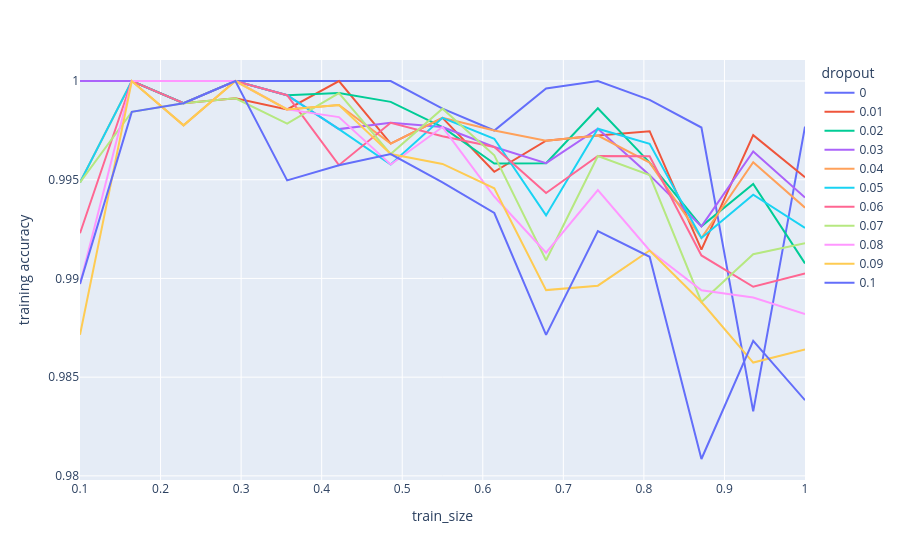
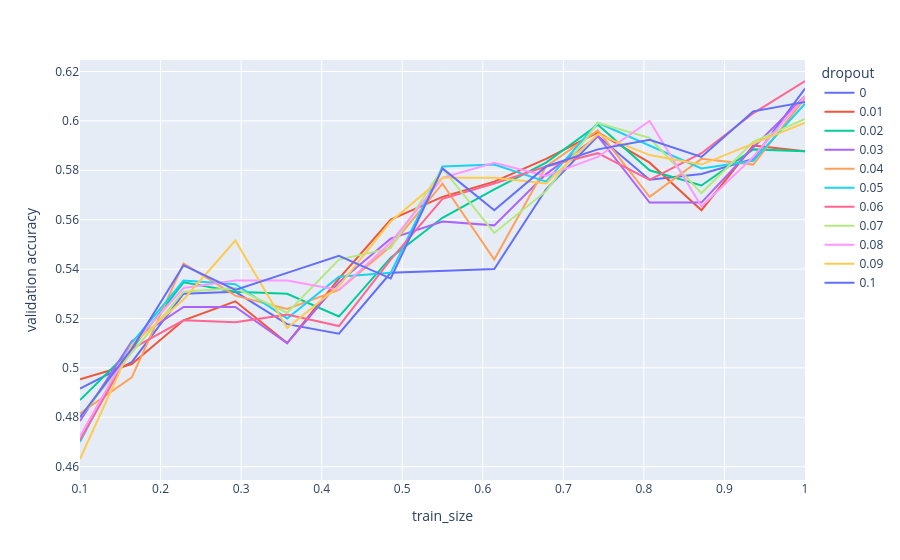

These figures' notebook cell, in order:
### Code cell
train_and_plot_learning_curves(
    [
        NN(hidden_layer_sizes=(128, 128), lr=0.0009, dropout=0),
        NN(hidden_layer_sizes=(128, 128), lr=0.0009, dropout=0.01),
        NN(hidden_layer_sizes=(128, 128), lr=0.0009, dropout=0.02),
        NN(hidden_layer_sizes=(128, 128), lr=0.0009, dropout=0.03),
        NN(hidden_layer_sizes=(128, 128), lr=0.0009, dropout=0.04),
        NN(hidden_layer_sizes=(128, 128), lr=0.0009, dropout=0.05),
        NN(hidden_layer_sizes=(128, 128), lr=0.0009, dropout=0.06),
        NN(hidden_layer_sizes=(128, 128), lr=0.0009, dropout=0.07),
        NN(hidden_layer_sizes=(128, 128), lr=0.0009, dropout=0.08),
        NN(hidden_layer_sizes=(128, 128), lr=0.0009, dropout=0.09),
        NN(hidden_layer_sizes=(128, 128), lr=0.0009, dropout=0.1),
    ],
    wine_X_tr,
    wine_y_tr,
    wine_X_val,
    wine_y_val,
    seed,
    "dropout"
)

### Figure 1 — Plotly figure (JSON) as saved in the notebook; plotly's stock layout.template omitted (floating-point values rounded to 4 significant figures)
{"data": [{"hovertemplate": "dropout=0<br>train_size=%{x}<br>training accuracy=%{y}<extra></extra>", "legendgroup": "0", "line": {"color": "#636efa", "dash": "solid"}, "marker": {"symbol": "circle"}, "mode": "lines", "name": "0", "orientation": "v", "showlegend": true, "type": "scatter", "x": [0.1, 0.1643, 0.2286, 0.2929, 0.3571, 0.4214, 0.4857, 0.55, 0.6143, 0.6786, 0.7429, 0.8071, 0.8714, 0.9357, 1.0], "xaxis": "x", "y": [1.0, 1.0, 1.0, 1.0, 1.0, 1.0, 1.0, 0.9986, 0.9975, 0.9996, 1.0, 0.999, 0.9976, 0.9833, 0.9977], "yaxis": "y"}, {"hovertemplate": "dropout=0.01<br>train_size=%{x}<br>training accuracy=%{y}<extra></extra>", "legendgroup": "0.01", "line": {"color": "#EF553B", "dash": "solid"}, "marker": {"symbol": "circle"}, "mode": "lines", "name": "0.01", "orientation": "v", "showlegend": true, "type": "scatter", "x": [0.1, 0.1643, 0.2286, 0.2929, 0.3571, 0.4214, 0.4857, 0.55, 0.6143, 0.6786, 0.7429, 0.8071, 0.8714, 0.9357, 1.0], "xaxis": "x", "y": [1.0, 1.0, 0.9989, 0.9991, 0.9986, 1.0, 0.9968, 0.9981, 0.9954, 0.997, 0.9972, 0.9975, 0.9915, 0.9973, 0.9951], "yaxis": "y"}, {"hovertemplate": "dropout=0.02<br>train_size=%{x}<br>training accuracy=%{y}<extra></extra>", "legendgroup": "0.02", "line": {"color": "#00cc96", "dash": "solid"}, "marker": {"symbol": "circle"}, "mode": "lines", "name": "0.02", "orientation": "v", "showlegend": true, "type": "scatter", "x": [0.1, 0.1643, 0.2286, 0.2929, 0.3571, 0.4214, 0.4857, 0.55, 0.6143, 0.6786, 0.7429, 0.8071, 0.8714, 0.9357, 1.0], "xaxis": "x", "y": [1.0, 1.0, 0.9989, 1.0, 0.9993, 0.9994, 0.9989, 0.9977, 0.9958, 0.9958, 0.9986, 0.9959, 0.9926, 0.9948, 0.9908], "yaxis": "y"}, {"hovertemplate": "dropout=0.03<br>train_size=%{x}<br>training accuracy=%{y}<extra></extra>", "legendgroup": "0.03", "line": {"color": "#ab63fa", "dash": "solid"}, "marker": {"symbol": "circle"}, "mode": "lines", "name": "0.03", "orientation": "v", "showlegend": true, "type": "scatter", "x": [0.1, 0.1643, 0.2286, 0.2929, 0.3571, 0.4214, 0.4857, 0.55, 0.6143, 0.6786, 0.7429, 0.8071, 0.8714, 0.9357, 1.0], "xaxis": "x", "y": [1.0, 1.0, 1.0, 1.0, 0.9993, 0.9976, 0.9979, 0.9977, 0.9967, 0.9958, 0.9976, 0.9952, 0.9926, 0.9964, 0.9941], "yaxis": "y"}, {"hovertemplate": "dropout=0.04<br>train_size=%{x}<br>training accuracy=%{y}<extra></extra>", "legendgroup": "0.04", "line": {"color": "#FFA15A", "dash": "solid"}, "marker": {"symbol": "circle"}, "mode": "lines", "name": "0.04", "orientation": "v", "showlegend": true, "type": "scatter", "x": [0.1, 0.1643, 0.2286, 0.2929, 0.3571, 0.4214, 0.4857, 0.55, 0.6143, 0.6786, 0.7429, 0.8071, 0.8714, 0.9357, 1.0], "xaxis": "x", "y": [0.9949, 1.0, 0.9978, 1.0, 0.9986, 0.9988, 0.9968, 0.9981, 0.9975, 0.997, 0.9972, 0.9959, 0.992, 0.9959, 0.9936], "yaxis": "y"}, {"hovertemplate": "dropout=0.05<br>train_size=%{x}<br>training accuracy=%{y}<extra></extra>", "legendgroup": "0.05", "line": {"color": "#19d3f3", "dash": "solid"}, "marker": {"symbol": "circle"}, "mode": "lines", "name": "0.05", "orientation": "v", "showlegend": true, "type": "scatter", "x": [0.1, 0.1643, 0.2286, 0.2929, 0.3571, 0.4214, 0.4857, 0.55, 0.6143, 0.6786, 0.7429, 0.8071, 0.8714, 0.9357, 1.0], "xaxis": "x", "y": [0.9949, 1.0, 0.9989, 1.0, 0.9993, 0.9976, 0.9958, 0.9981, 0.9971, 0.9932, 0.9976, 0.9968, 0.992, 0.9942, 0.9926], "yaxis": "y"}, {"hovertemplate": "dropout=0.06<br>train_size=%{x}<br>training accuracy=%{y}<extra></extra>", "legendgroup": "0.06", "line": {"color": "#FF6692", "dash": "solid"}, "marker": {"symbol": "circle"}, "mode": "lines", "name": "0.06", "orientation": "v", "showlegend": true, "type": "scatter", "x": [0.1, 0.1643, 0.2286, 0.2929, 0.3571, 0.4214, 0.4857, 0.55, 0.6143, 0.6786, 0.7429, 0.8071, 0.8714, 0.9357, 1.0], "xaxis": "x", "y": [0.9923, 1.0, 0.9989, 1.0, 0.9993, 0.9957, 0.9979, 0.9972, 0.9967, 0.9943, 0.9962, 0.9962, 0.9912, 0.9896, 0.9902], "yaxis": "y"}, {"hovertemplate": "dropout=0.07<br>train_size=%{x}<br>training accuracy=%{y}<extra></extra>", "legendgroup": "0.07", "line": {"color": "#B6E880", "dash": "solid"}, "marker": {"symbol": "circle"}, "mode": "lines", "name": "0.07", "orientation": "v", "showlegend": true, "type": "scatter", "x": [0.1, 0.1643, 0.2286, 0.2929, 0.3571, 0.4214, 0.4857, 0.55, 0.6143, 0.6786, 0.7429, 0.8071, 0.8714, 0.9357, 1.0], "xaxis": "x", "y": [0.9949, 0.9984, 0.9989, 0.9991, 0.9978, 0.9994, 0.9963, 0.9986, 0.9962, 0.9909, 0.9962, 0.9952, 0.9888, 0.9912, 0.9918], "yaxis": "y"}, {"hovertemplate": "dropout=0.08<br>train_size=%{x}<br>training accuracy=%{y}<extra></extra>", "legendgroup": "0.08", "line": {"color": "#FF97FF", "dash": "solid"}, "marker": {"symbol": "circle"}, "mode": "lines", "name": "0.08", "orientation": "v", "showlegend": true, "type": "scatter", "x": [0.1, 0.1643, 0.2286, 0.2929, 0.3571, 0.4214, 0.4857, 0.55, 0.6143, 0.6786, 0.7429, 0.8071, 0.8714, 0.9357, 1.0], "xaxis": "x", "y": [0.9897, 1.0, 1.0, 1.0, 0.9986, 0.9982, 0.9958, 0.9977, 0.9941, 0.9913, 0.9945, 0.9914, 0.9894, 0.989, 0.9882], "yaxis": "y"}, {"hovertemplate": "dropout=0.09<br>train_size=%{x}<br>training accuracy=%{y}<extra></extra>", "legendgroup": "0.09", "line": {"color": "#FECB52", "dash": "solid"}, "marker": {"symbol": "circle"}, "mode": "lines", "name": "0.09", "orientation": "v", "showlegend": true, "type": "scatter", "x": [0.1, 0.1643, 0.2286, 0.2929, 0.3571, 0.4214, 0.4857, 0.55, 0.6143, 0.6786, 0.7429, 0.8071, 0.8714, 0.9357, 1.0], "xaxis": "x", "y": [0.9871, 1.0, 0.9978, 1.0, 0.9986, 0.9988, 0.9963, 0.9958, 0.9946, 0.9894, 0.9896, 0.9914, 0.9888, 0.9857, 0.9864], "yaxis": "y"}, {"hovertemplate": "dropout=0.1<br>train_size=%{x}<br>training accuracy=%{y}<extra></extra>", "legendgroup": "0.1", "line": {"color": "#636efa", "dash": "solid"}, "marker": {"symbol": "circle"}, "mode": "lines", "name": "0.1", "orientation": "v", "showlegend": true, "type": "scatter", "x": [0.1, 0.1643, 0.2286, 0.2929, 0.3571, 0.4214, 0.4857, 0.55, 0.6143, 0.6786, 0.7429, 0.8071, 0.8714, 0.9357, 1.0], "xaxis": "x", "y": [0.9897, 0.9984, 0.9989, 1.0, 0.995, 0.9957, 0.9963, 0.9949, 0.9933, 0.9871, 0.9924, 0.9911, 0.9809, 0.9868, 0.9838], "yaxis": "y"}], "layout": {"legend": {"title": {"text": "dropout"}, "tracegroupgap": 0}, "margin": {"t": 60}, "xaxis": {"anchor": "y", "domain": [0, 1], "title": {"text": "train_size"}}, "yaxis": {"anchor": "x", "domain": [0, 1], "title": {"text": "training accuracy"}}}}

### Figure 2 — Plotly figure (JSON) as saved in the notebook; plotly's stock layout.template omitted (floating-point values rounded to 4 significant figures)
{"data": [{"hovertemplate": "dropout=0<br>train_size=%{x}<br>validation accuracy=%{y}<extra></extra>", "legendgroup": "0", "line": {"color": "#636efa", "dash": "solid"}, "marker": {"symbol": "circle"}, "mode": "lines", "name": "0", "orientation": "v", "showlegend": true, "type": "scatter", "x": [0.1, 0.1643, 0.2286, 0.2929, 0.3571, 0.4214, 0.4857, 0.55, 0.6143, 0.6786, 0.7429, 0.8071, 0.8714, 0.9357, 1.0], "xaxis": "x", "y": [0.4915, 0.5023, 0.53, 0.5308, 0.5177, 0.5138, 0.5385, 0.5392, 0.54, 0.5723, 0.5938, 0.5762, 0.5785, 0.5846, 0.6131], "yaxis": "y"}, {"hovertemplate": "dropout=0.01<br>train_size=%{x}<br>validation accuracy=%{y}<extra></extra>", "legendgroup": "0.01", "line": {"color": "#EF553B", "dash": "solid"}, "marker": {"symbol": "circle"}, "mode": "lines", "name": "0.01", "orientation": "v", "showlegend": true, "type": "scatter", "x": [0.1, 0.1643, 0.2286, 0.2929, 0.3571, 0.4214, 0.4857, 0.55, 0.6143, 0.6786, 0.7429, 0.8071, 0.8714, 0.9357, 1.0], "xaxis": "x", "y": [0.4954, 0.5015, 0.5192, 0.5269, 0.51, 0.5362, 0.56, 0.5692, 0.5754, 0.5846, 0.5954, 0.5831, 0.5638, 0.59, 0.5877], "yaxis": "y"}, {"hovertemplate": "dropout=0.02<br>train_size=%{x}<br>validation accuracy=%{y}<extra></extra>", "legendgroup": "0.02", "line": {"color": "#00cc96", "dash": "solid"}, "marker": {"symbol": "circle"}, "mode": "lines", "name": "0.02", "orientation": "v", "showlegend": true, "type": "scatter", "x": [0.1, 0.1643, 0.2286, 0.2929, 0.3571, 0.4214, 0.4857, 0.55, 0.6143, 0.6786, 0.7429, 0.8071, 0.8714, 0.9357, 1.0], "xaxis": "x", "y": [0.4869, 0.5077, 0.5346, 0.5308, 0.53, 0.5208, 0.5446, 0.5608, 0.5723, 0.5831, 0.5985, 0.58, 0.5738, 0.5885, 0.5877], "yaxis": "y"}, {"hovertemplate": "dropout=0.03<br>train_size=%{x}<br>validation accuracy=%{y}<extra></extra>", "legendgroup": "0.03", "line": {"color": "#ab63fa", "dash": "solid"}, "marker": {"symbol": "circle"}, "mode": "lines", "name": "0.03", "orientation": "v", "showlegend": true, "type": "scatter", "x": [0.1, 0.1643, 0.2286, 0.2929, 0.3571, 0.4214, 0.4857, 0.55, 0.6143, 0.6786, 0.7429, 0.8071, 0.8714, 0.9357, 1.0], "xaxis": "x", "y": [0.4785, 0.5108, 0.5246, 0.5246, 0.51, 0.5346, 0.5523, 0.5592, 0.5577, 0.5785, 0.5938, 0.5669, 0.5669, 0.5892, 0.61], "yaxis": "y"}, {"hovertemplate": "dropout=0.04<br>train_size=%{x}<br>validation accuracy=%{y}<extra></extra>", "legendgroup": "0.04", "line": {"color": "#FFA15A", "dash": "solid"}, "marker": {"symbol": "circle"}, "mode": "lines", "name": "0.04", "orientation": "v", "showlegend": true, "type": "scatter", "x": [0.1, 0.1643, 0.2286, 0.2929, 0.3571, 0.4214, 0.4857, 0.55, 0.6143, 0.6786, 0.7429, 0.8071, 0.8714, 0.9357, 1.0], "xaxis": "x", "y": [0.4815, 0.4962, 0.5423, 0.5292, 0.5238, 0.5315, 0.5492, 0.5746, 0.5438, 0.5815, 0.5962, 0.5692, 0.5846, 0.5823, 0.6092], "yaxis": "y"}, {"hovertemplate": "dropout=0.05<br>train_size=%{x}<br>validation accuracy=%{y}<extra></extra>", "legendgroup": "0.05", "line": {"color": "#19d3f3", "dash": "solid"}, "marker": {"symbol": "circle"}, "mode": "lines", "name": "0.05", "orientation": "v", "showlegend": true, "type": "scatter", "x": [0.1, 0.1643, 0.2286, 0.2929, 0.3571, 0.4214, 0.4857, 0.55, 0.6143, 0.6786, 0.7429, 0.8071, 0.8714, 0.9357, 1.0], "xaxis": "x", "y": [0.47, 0.51, 0.5354, 0.5338, 0.52, 0.5369, 0.5385, 0.5815, 0.5823, 0.5754, 0.5992, 0.59, 0.5808, 0.5838, 0.6069], "yaxis": "y"}, {"hovertemplate": "dropout=0.06<br>train_size=%{x}<br>validation accuracy=%{y}<extra></extra>", "legendgroup": "0.06", "line": {"color": "#FF6692", "dash": "solid"}, "marker": {"symbol": "circle"}, "mode": "lines", "name": "0.06", "orientation": "v", "showlegend": true, "type": "scatter", "x": [0.1, 0.1643, 0.2286, 0.2929, 0.3571, 0.4214, 0.4857, 0.55, 0.6143, 0.6786, 0.7429, 0.8071, 0.8714, 0.9357, 1.0], "xaxis": "x", "y": [0.4708, 0.5077, 0.5192, 0.5185, 0.5215, 0.5169, 0.5438, 0.5685, 0.5746, 0.5815, 0.5869, 0.5762, 0.5869, 0.6031, 0.6162], "yaxis": "y"}, {"hovertemplate": "dropout=0.07<br>train_size=%{x}<br>validation accuracy=%{y}<extra></extra>", "legendgroup": "0.07", "line": {"color": "#B6E880", "dash": "solid"}, "marker": {"symbol": "circle"}, "mode": "lines", "name": "0.07", "orientation": "v", "showlegend": true, "type": "scatter", "x": [0.1, 0.1643, 0.2286, 0.2929, 0.3571, 0.4214, 0.4857, 0.55, 0.6143, 0.6786, 0.7429, 0.8071, 0.8714, 0.9357, 1.0], "xaxis": "x", "y": [0.48, 0.5062, 0.5308, 0.5323, 0.5223, 0.5438, 0.5485, 0.5808, 0.5546, 0.5715, 0.5992, 0.5931, 0.5708, 0.5915, 0.6008], "yaxis": "y"}, {"hovertemplate": "dropout=0.08<br>train_size=%{x}<br>validation accuracy=%{y}<extra></extra>", "legendgroup": "0.08", "line": {"color": "#FF97FF", "dash": "solid"}, "marker": {"symbol": "circle"}, "mode": "lines", "name": "0.08", "orientation": "v", "showlegend": true, "type": "scatter", "x": [0.1, 0.1643, 0.2286, 0.2929, 0.3571, 0.4214, 0.4857, 0.55, 0.6143, 0.6786, 0.7429, 0.8071, 0.8714, 0.9357, 1.0], "xaxis": "x", "y": [0.4723, 0.5092, 0.5323, 0.5354, 0.5354, 0.5315, 0.5508, 0.5769, 0.5831, 0.5777, 0.5854, 0.6, 0.5654, 0.5854, 0.61], "yaxis": "y"}, {"hovertemplate": "dropout=0.09<br>train_size=%{x}<br>validation accuracy=%{y}<extra></extra>", "legendgroup": "0.09", "line": {"color": "#FECB52", "dash": "solid"}, "marker": {"symbol": "circle"}, "mode": "lines", "name": "0.09", "orientation": "v", "showlegend": true, "type": "scatter", "x": [0.1, 0.1643, 0.2286, 0.2929, 0.3571, 0.4214, 0.4857, 0.55, 0.6143, 0.6786, 0.7429, 0.8071, 0.8714, 0.9357, 1.0], "xaxis": "x", "y": [0.4631, 0.5092, 0.5277, 0.5515, 0.5162, 0.5331, 0.5592, 0.5769, 0.5769, 0.5746, 0.5946, 0.5862, 0.5823, 0.5908, 0.5992], "yaxis": "y"}, {"hovertemplate": "dropout=0.1<br>train_size=%{x}<br>validation accuracy=%{y}<extra></extra>", "legendgroup": "0.1", "line": {"color": "#636efa", "dash": "solid"}, "marker": {"symbol": "circle"}, "mode": "lines", "name": "0.1", "orientation": "v", "showlegend": true, "type": "scatter", "x": [0.1, 0.1643, 0.2286, 0.2929, 0.3571, 0.4214, 0.4857, 0.55, 0.6143, 0.6786, 0.7429, 0.8071, 0.8714, 0.9357, 1.0], "xaxis": "x", "y": [0.48, 0.5077, 0.5415, 0.5315, 0.5385, 0.5454, 0.5362, 0.5808, 0.5638, 0.5815, 0.5885, 0.5923, 0.5854, 0.6038, 0.6077], "yaxis": "y"}], "layout": {"legend": {"title": {"text": "dropout"}, "tracegroupgap": 0}, "margin": {"t": 60}, "xaxis": {"anchor": "y", "domain": [0, 1], "title": {"text": "train_size"}}, "yaxis": {"anchor": "x", "domain": [0, 1], "title": {"text": "validation accuracy"}}}}
